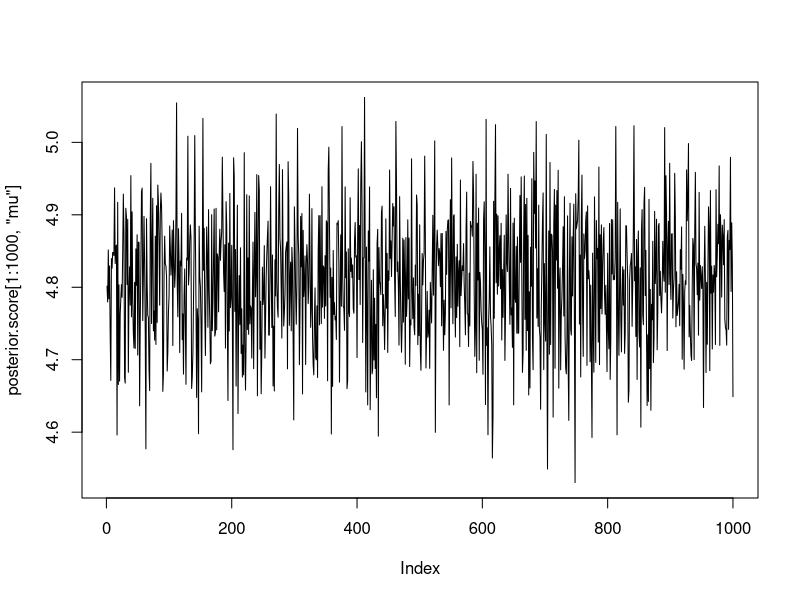

Write the R code that produced this figure. (Note: this script raises an error after producing the figure.)
# R script to produce all exploratory results of the pre-registered paper
# "The effects of subtitles on learning from online education videos in a
# second language" by Tim van der Zee et al.
# Email: t.van.der.zee@iclon.leidenuniv.nl
# Twitter: @Research_Tim
# 
# Excluding the first section, each section starts with computations,
# the last few lines of code of each section are to give the output.



#####
##### DEPENDENCIES
#####

if (!require(BayesFactor)) {
  install.packages("BayesFactor")
}
require(BayesFactor)

CSL.l <- read.table("JMS - Complexity and Subtitles - Long.csv", 
                    header=TRUE,
                    colClasses=c('factor', 'numeric', 'factor', 'numeric',
                                 'numeric', 'factor', 'factor', 'numeric'),
                    sep=",")

CSL.w <- read.table("JMS - Complexity and Subtitles - Wide.csv", 
                    header=TRUE,
                    colClasses=c('factor', 'numeric', 'factor', 'numeric',
                                 'numeric', 'numeric', 'numeric', 'numeric',
                                 'numeric', 'numeric', 'numeric', 'numeric'),
                    sep=",")

#####
##### DESCRIPTIVE RESULTS
##### These corrospond to Table 4 and 5 in the paper
#####

table4 <- data.frame("Condition" = c("Complex, Subs", "Complex, No Subs",
                                     "Simple, Subs", "Simple, No Subs"),
                     "Test Mean" = c(mean(CSL.w$cs_score),
                                     mean(CSL.w$cns_score),
                                     mean(CSL.w$ss_score),
                                     mean(CSL.w$sns_score)),
                     "Test SD" = c(sd(CSL.w$cs_score),
                                   sd(CSL.w$cns_score),
                                   sd(CSL.w$ss_score),
                                   sd(CSL.w$sns_score)),
                     "ME Mean" = c(mean(CSL.w$cs_me),
                                   mean(CSL.w$cns_me),
                                   mean(CSL.w$ss_me),
                                   mean(CSL.w$sns_me)),
                     "ME SD" = c(sd(CSL.w$cs_me),
                                 sd(CSL.w$cns_me),
                                 sd(CSL.w$ss_me),
                                 sd(CSL.w$sns_me)))

table5 <- data.frame("Measure" = c("Test diff", "Test diff sd",
                                   "ME diff", "ME diff sd"),
                     "CS-CNS" = c(mean(CSL.w$cs_score - CSL.w$cns_score),
                                  sd(CSL.w$cs_score - CSL.w$cns_score),
                                  mean(CSL.w$cs_me - CSL.w$cns_me),
                                  sd(CSL.w$cs_me - CSL.w$cns_me)),
                     "CS-SS" = c(mean(CSL.w$cs_score - CSL.w$ss_score),
                                 sd(CSL.w$cs_score - CSL.w$ss_score),
                                 mean(CSL.w$cs_me - CSL.w$ss_me),
                                 sd(CSL.w$cs_me - CSL.w$ss_me)),
                     "CS-SNS" = c(mean(CSL.w$cs_score - CSL.w$sns_score),
                                  sd(CSL.w$cs_score - CSL.w$sns_score),
                                  mean(CSL.w$cs_me - CSL.w$sns_me),
                                  sd(CSL.w$cs_me - CSL.w$sns_me)),
                     "CNS-SS" = c(mean(CSL.w$cns_score - CSL.w$ss_score),
                                  sd(CSL.w$cns_score - CSL.w$ss_score),
                                  mean(CSL.w$cns_me - CSL.w$ss_me),
                                  sd(CSL.w$cns_me - CSL.w$ss_me)),
                     "CNS-SNS" = c(mean(CSL.w$cns_score - CSL.w$sns_score),
                                   sd(CSL.w$cns_score - CSL.w$sns_score),
                                   mean(CSL.w$cns_me - CSL.w$sns_me),
                                   sd(CSL.w$cns_me - CSL.w$sns_me)),
                     "SS-SNS" = c(mean(CSL.w$ss_score - CSL.w$sns_score),
                                  sd(CSL.w$ss_score - CSL.w$sns_score),
                                  mean(CSL.w$ss_me - CSL.w$sns_me),
                                  sd(CSL.w$ss_me - CSL.w$sns_me)))

# Show Table 4 and Table 5

table4
table5

#####
##### EXPLORATORY ANALYSIS: POSTERIOR DISTRIBUTION OF PARAMATERS.
##### WARNING: Takes some time, set iterations to 1e04 or 05 to speed it up.
##### The reported results in the publication were based on 1e06.
##### NOTE: Parameters are estimated using *all* available data, not only the 
##### overall best model (Complexity + Language). 
#####


# How to remove ID from posterior?

posterior.score <- lmBF(score ~ compl + sub + lang
                        + compl:sub
                        + compl:lang
                        + sub:lang
                        + compl:sub:lang, 
                        data = CSL.l, 
                        #whichRandom = "id",
                        posterior = TRUE,
                        iterations = 1e04)
posterior.me <- lmBF(score ~ compl + sub + lang
                     + compl:sub
                     + compl:lang
                     + sub:lang
                     + compl:sub:lang, 
                     data = CSL.l, 
                     #whichRandom = "id",
                     posterior = TRUE,
                     iterations = 1e04)

write.csv(posterior.score, file = "posterioscore.csv", row.names = FALSE)

#####
##### OUTPUT.
##### Note: As the paremeters are estimated by sampling from the conjoint
##### posterior distribution, results may vary slightly every time.
##### 

summary(posterior.score)
summary(posterior.me)
# plot(posterior.score)
# plot(posterior.me)

#####
##### CHAIN DIAGNOSTICS. 
#####

plot(posterior.score[1:1000, "mu"], type = "l")                 # Good
plot(chains[1:10000, "compl"], type = "l")              # Good 
plot(chains[1:10000, "sub"], type = "l")                # Good
plot(chains[1:10000, "lang"], type = "l")               # Good
plot(chains[1:10000, "compl.&.sub"], type = "l")        # Good, slight wandering
plot(chains[1:10000, "compl.&.lang"], type = "l")       # Good, slight wandering
plot(chains[1:10000, "sub.&.lang"], type = "l")         # Good
plot(chains[1:10000, "compl.&.sub.&.lang"], type = "l") # Good
plot(chains[1:10000, "sig2"], type = "l")               # Good, some wandering
#plot(chains[1:1000, "g_id"], type = "l")               # Mediocre
#plot(chains[1:1000, "g_continuous"], type = "l")       # 1-sided ???

acf(chains[, "mu"])                 # Good
acf(chains[, "compl"])              # Good
acf(chains[, "sub"])                # Good
acf(chains[, "lang"])               # Good
acf(chains[, "compl.&.sub"])        # Good,very slight auto-correlation at start
acf(chains[, "compl.&.lang"])       # Good
acf(chains[, "sub.&.lang"])         # Good
acf(chains[, "compl.&.sub.&.lang"]) # Good
acf(chains[, "sig2"])               # Good, slight auto-correlation at start
#acf(chains[, "g_id"])              # Good, some auto-correlation at start
#acf(chains[, "g_continuous"])      # Good

require(coda)

effectiveSize(chains[,11])
plot.mcmc(chains) #doesnt work
autocorr.diag(chains)

?rjags
